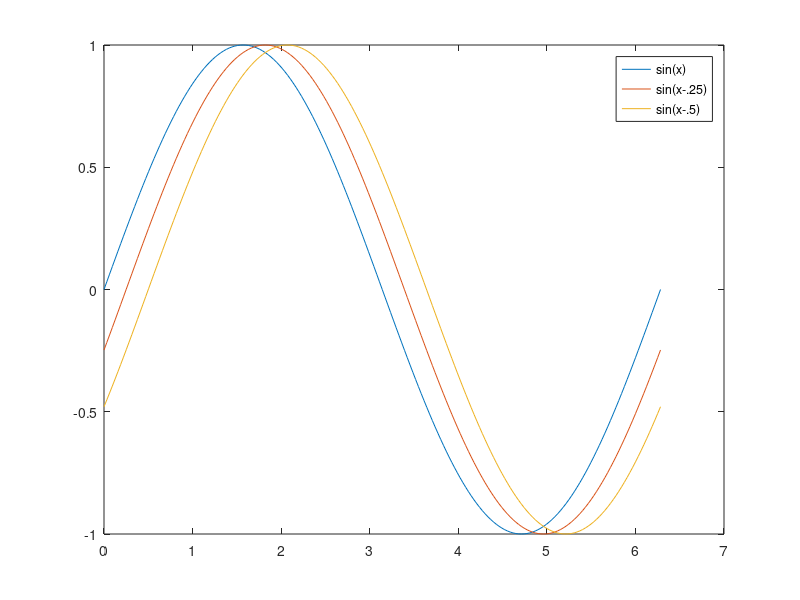

The MATLAB script that drew this image:
%Modul Praktikum GP2103 Metode Komputasi, 
%Program Studi Teknik Geofisika, Universitas Pertamina
%Oleh: Hardianto Rizky Prabusetyo dan Mohammad Heriyanto

%Website: https://osf.io/5tfvq/
%Link Kode: https://github.com/Metkom/Kode-Praktikum-GP2103-Metode-Komputasi
%DOI: 10.17605/OSF.IO/5TFVQ
%@ Oktober 2017

  clear; close; clc;
  x = 0:pi/100:2*pi;
  y = sin(x); 
  y2 = sin(x-.25); 
  y3 = sin(x-.5); 
  plot(x,y,x,y2,x,y3) 
  legend('sin(x)','sin(x-.25)','sin(x-.5)')
